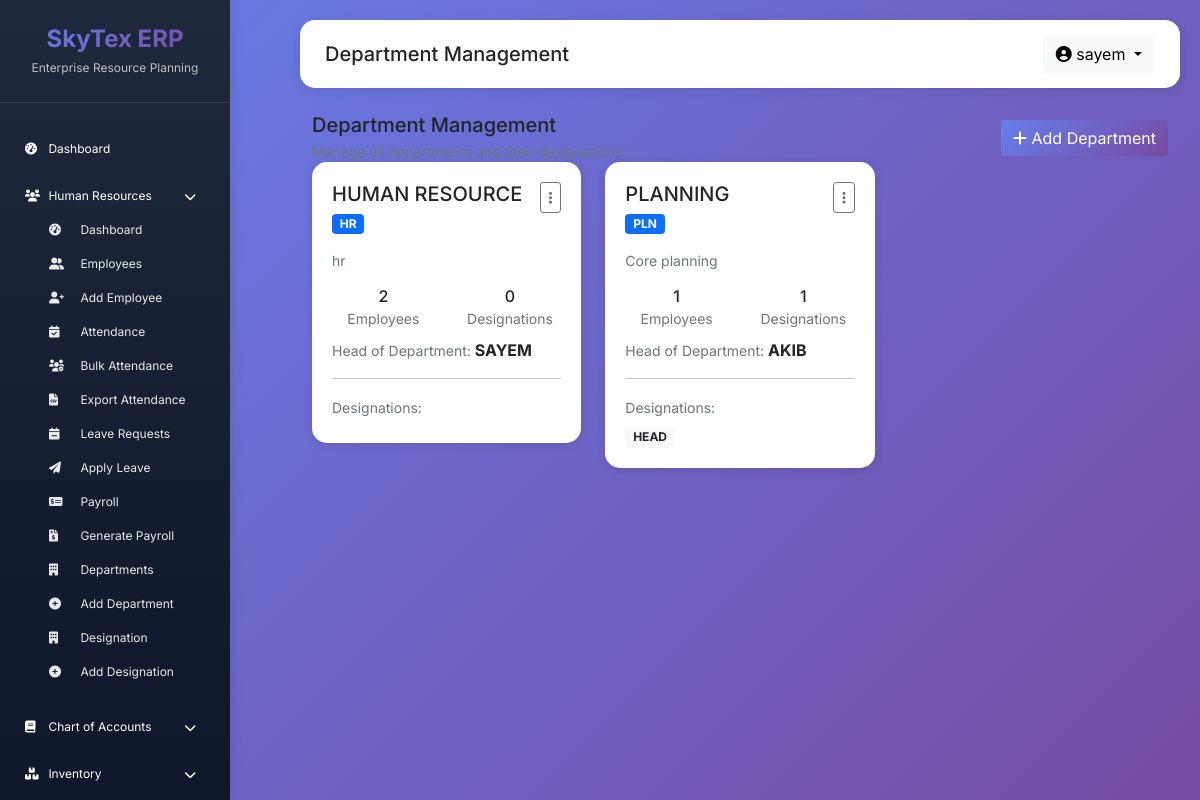
/hr/departments/ (signed in), run on the app's committed database.
### apps/hr/models.py (models this page shows, shortened)
class Department(models.Model):
    name = models.CharField(max_length=100)
    code = models.CharField(max_length=20, unique=True)
    description = models.TextField(blank=True)
    hod = models.CharField(max_length=100, blank=True)
    created_at = models.DateTimeField(auto_now_add=True)
    class Meta:
        ordering = ['name']

class Designation(models.Model):
    name = models.CharField(max_length=100)
    department = models.ForeignKey(Department, on_delete=models.CASCADE, related_name='designations')
    grade = models.CharField(max_length=10)
    basic_salary_min = models.DecimalField(max_digits=10, decimal_places=2, default=0)
    basic_salary_max = models.DecimalField(max_digits=10, decimal_places=2, default=0)

### apps/hr/views.py (the view)
# urls.py: path('departments/', views.department_list, name='department_list'),
@login_required
def department_list(request):
    departments = Department.objects.prefetch_related('designations', 'employees').all()
    context = {
        'active': 'hr',
        'page_title': 'Departments',
        'departments': departments,
    }
    return render(request, 'hr/department_list.html', context)

### templates/hr/department_list.html (shortened to what this page needs)
{% extends 'base/base.html' %}
{% load static %}
{% block page_title %}Department Management{% endblock %}
{% block content %}
<div class="container-fluid">
    <div class="page-header">
        <div class="d-flex justify-content-between align-items-center">
            <div>
                <h5 class="mb-1">Department Management</h5>
                <p class="text-muted small mb-0">Manage all departments and their designations</p>
            </div>
            <div>
                <a href="{% url 'hr:add_department' %}" class="btn btn-gradient">
                    <i class="fas fa-plus"></i> Add Department
                </a>
            </div>
        </div>
    </div>
    <div class="row">
        {% for department in departments %}
        <div class="col-md-4">
            <div class="stat-card">
                <div class="d-flex justify-content-between align-items-start mb-3">
                    <div>
                        <h5 class="mb-1">{{ department.name }}</h5>
                        <span class="badge bg-primary">{{ department.code }}</span>
                    </div>
                    <div class="dropdown">
                        <button class="btn btn-sm btn-outline-secondary" data-bs-toggle="dropdown">
                            <i class="fas fa-ellipsis-v"></i>
                        </button>
                    </div>
                </div>
                <p class="text-muted small">{{ department.description|default:"No description" }}</p>
                <div class="row text-center mt-3">
                    <div class="col-6">
                        <h6 class="mb-0">{{ department.employees.count }}</h6>
                        <small class="text-muted">Employees</small>
                    </div>
                    <div class="col-6">
                        <h6 class="mb-0">{{ department.designations.count }}</h6>
                        <small class="text-muted">Designations</small>
                    </div>
                </div>
                {% if department.hod %}
                <div class="mt-2">
                    <small class="text-muted">Head of Department: </small>
                    <strong>{{ department.hod }}</strong>
                </div>
                {% endif %}
                <hr>
                <div class="mt-2">
                    <small class="text-muted">Designations:</small>
                    <div class="mt-1">
                        {% for designation in department.designations.all|slice:":3" %}
                            <span class="badge bg-light text-dark me-1">{{ designation.name }}</span>
                        {% endfor %}
                    </div>
                </div>
            </div>
        </div>
        {% endfor %}
    </div>
</div>
{% endblock %}

### templates/base/base.html (shortened to what this page needs)
<!DOCTYPE html>
<html lang="en">
<head>
    <link href="https://cdn.jsdelivr.net/npm/bootstrap@5.1.3/dist/css/bootstrap.min.css" rel="stylesheet">
    <link rel="stylesheet" href="https://cdnjs.cloudflare.com/ajax/libs/font-awesome/6.0.0/css/all.min.css">
</head>
<body>
    <div class="sidebar">
        <div class="sidebar-header">
            <h3>SkyTex ERP</h3>
            <p>Enterprise Resource Planning</p>
        </div>
        <div class="sidebar-menu">
            <div class="menu-item {% if active == 'dashboard' %}active{% endif %}">
                <a href="{% url 'dashboard:dashboard' %}">
                    <i class="fas fa-tachometer-alt"></i>
                    <span>Dashboard</span>
                </a>
            </div>
            <div class="menu-item">
                <a data-bs-toggle="collapse" href="#hrMenu" role="button"
                   aria-expanded="{% if active == 'hr' %}true{% else %}false{% endif %}"
                   aria-controls="hrMenu">
                    <i class="fas fa-users"></i>
                    <span>Human Resources</span>
                    <i class="fas fa-chevron-down float-end mt-1"></i>
                </a>
                <div class="collapse {% if active == 'hr' %}show{% endif %}" id="hrMenu">
                    <div class="ps-4 mt-2">
                        <a class="d-block py-2 text-white text-decoration-none"
                           href="{% url 'hr:hr_dashboard' %}">
                            <i class="fas fa-tachometer-alt me-2"></i> Dashboard
                        </a>
                        <a class="d-block py-2 text-white text-decoration-none"
                           href="{% url 'hr:employee_list' %}">
                            <i class="fas fa-user-friends me-2"></i> Employees
                        </a>
                        <a class="d-block py-2 text-white text-decoration-none"
                           href="{% url 'hr:add_employee' %}">
                            <i class="fas fa-user-plus me-2"></i> Add Employee
                        </a>
                        <a class="d-block py-2 text-white text-decoration-none"
                           href="{% url 'hr:attendance_view' %}">
                            <i class="fas fa-calendar-check me-2"></i> Attendance
                        </a>
                        <a class="d-block py-2 text-white text-decoration-none"
                           href="{% url 'hr:bulk_attendance' %}">
                            <i class="fas fa-users-cog me-2"></i> Bulk Attendance
                        </a>
                        <a class="d-block py-2 text-white text-decoration-none"
                           href="{% url 'hr:export_attendance' %}">
                            <i class="fas fa-file-csv me-2"></i> Export Attendance
                        </a>
                        <a class="d-block py-2 text-white text-decoration-none"
                           href="{% url 'hr:leave_requests' %}">
                            <i class="fas fa-calendar-minus me-2"></i> Leave Requests
                        </a>
                        <a class="d-block py-2 text-white text-decoration-none"
                           href="{% url 'hr:apply_leave' %}">
                            <i class="fas fa-paper-plane me-2"></i> Apply Leave
                        </a>
                        <a class="d-block py-2 text-white text-decoration-none"
                           href="{% url 'hr:payroll_list' %}">
                            <i class="fas fa-money-check-alt me-2"></i> Payroll
                        </a>
                        <a class="d-block py-2 text-white text-decoration-none"
                           href="{% url 'hr:generate_payroll' %}">
                            <i class="fas fa-file-invoice-dollar me-2"></i> Generate Payroll
                        </a>
                        <a class="d-block py-2 text-white text-decoration-none"
                           href="{% url 'hr:department_list' %}">
                            <i class="fas fa-building me-2"></i> Departments
                        </a>
                        <a class="d-block py-2 text-white text-decoration-none"
                           href="{% url 'hr:add_department' %}">
                            <i class="fas fa-plus-circle me-2"></i> Add Department
                        </a>
                        <a class="d-block py-2 text-white text-decoration-none"
                           href="{% url 'hr:designation_list' %}">
                            <i class="fas fa-building me-2"></i> Designation
                        </a>
                        <a class="d-block py-2 text-white text-decoration-none"
                           href="{% url 'hr:add_designation' %}">
                            <i class="fas fa-plus-circle me-2"></i> Add Designation
                        </a>
                    </div>
                </div>
            </div>
            <div class="menu-item">
                <a data-bs-toggle="collapse" href="#accountsMenu" role="button"
                   aria-expanded="{% if active == 'accounts' %}true{% else %}false{% endif %}"
                   aria-controls="accountsMenu">
                    <i class="fas fa-book"></i>
                    <span>Chart of Accounts</span>
                    <i class="fas fa-chevron-down float-end mt-1"></i>
                </a>
            </div>
        <div class="menu-item">
            <a data-bs-toggle="collapse" href="#inventoryMenu" role="button"
               aria-expanded="{% if active == 'inventory' %}true{% else %}false{% endif %}"
               aria-controls="inventoryMenu">
                <i class="fas fa-boxes"></i>
                <span>Inventory</span>
                <i class="fas fa-chevron-down float-end mt-1"></i>
            </a>
        </div>
    </div>
</div>
    <div class="content-wrapper">
        <div class="navbar-custom">
            <div class="row align-items-center">
                <div class="col">
                    <h5 class="mb-0">{% block page_title %}Dashboard{% endblock %}</h5>
                </div>
                <div class="col-auto">
                    <div class="dropdown">
                        <button class="btn btn-light dropdown-toggle" type="button" data-bs-toggle="dropdown">
                            <i class="fas fa-user-circle"></i> {% if user.is_authenticated %}{{ user.username }}{% endif %}
                        </button>
                    </div>
                </div>
            </div>
        </div>
        {% block content %}{% endblock %}
    </div>
</body>
</html>

### templates/base/base.html (style rules this page uses)
* { margin: 0; padding: 0; box-sizing: border-box; }
body { font-family: 'Inter', sans-serif; background: linear-gradient(135deg, #667eea 0%, #764ba2 100%); min-height: 100vh; }
.sidebar { background: linear-gradient(180deg, #1e293b 0%, #0f172a 100%); color: white; position: fixed; left: 0; top: 0; width: 230px; height: 100vh; overflow-y: auto; overflow-x: hidden; transition: all 0.3s; box-shadow: 2px 0 10px rgba(0,0,0,0.1); z-index: 1000; -webkit-overflow-scrolling: touch; }
.sidebar-header { padding: 25px 20px; border-bottom: 1px solid rgba(255,255,255,0.1); text-align: center; }
.sidebar-header h3 { font-size: 24px; font-weight: 700; margin: 0; background: linear-gradient(135deg, #667eea, #764ba2); -webkit-background-clip: text; -webkit-text-fill-color: transparent; }
.sidebar-header p { font-size: 12px; margin: 5px 0 0; opacity: 0.7; }
.sidebar-menu { padding: 20px 0; }
.menu-item { font-size: 12px; padding: 12px 25px; margin: 5px 0; transition: all 0.3s; cursor: pointer; }
.menu-item a { color: white; text-decoration: none; display: block; }
.menu-item i { width: 10px; margin-right: 10px; }
.content-wrapper { margin-left: 280px; padding: 20px; }
.navbar-custom { background: white; padding: 15px 25px; border-radius: 15px; box-shadow: 0 2px 10px rgba(0,0,0,0.1); margin-bottom: 25px; }
.stat-card { background: white; border-radius: 15px; padding: 20px; margin-bottom: 20px; box-shadow: 0 2px 10px rgba(0,0,0,0.1); transition: transform 0.3s; }
.btn-gradient { background: linear-gradient(135deg, #667eea, #764ba2); color: white; border: none; }
.sidebar-menu .collapse a { font-size: 12px; opacity: 0.9; }
.sidebar-menu .collapse .fas { width: 20px; }

### data on the page
Department: name "HUMAN RESOURCE", code "HR", description "hr", employees.count "2", designations.count "0", hod "SAYEM"
Department: name "PLANNING", code "PLN", description "Core planning", employees.count "1", designations.count "1", hod "AKIB"
Designation: name "HEAD"

### other printed values
{{ user.username }} "sayem"
